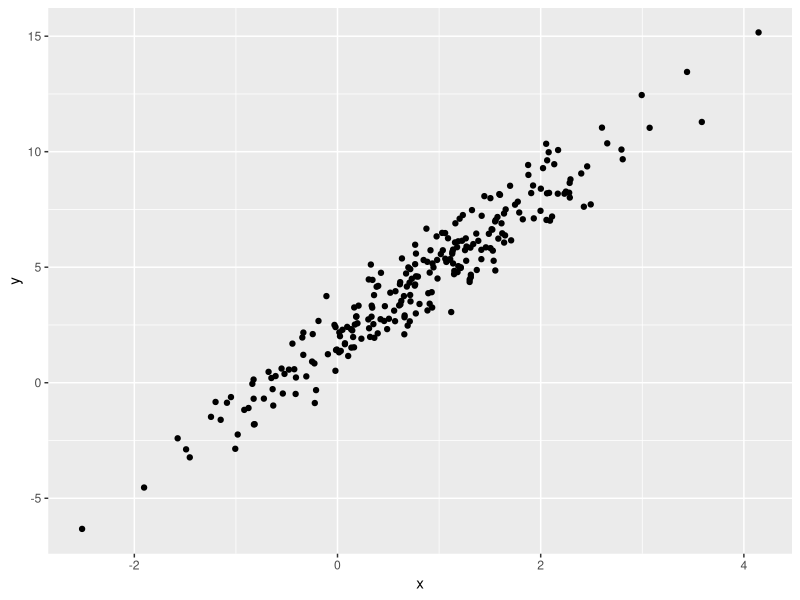

The R source for this figure:
## ---- chunk 1
library(tidyverse)
## ---- chunk 2
n_samp = 250

sim_df_const = 
  tibble(
    x = rnorm(n_samp, 1, 1),
    error = rnorm(n_samp, 0, 1),
    y = 2 + 3 * x + error
  )

sim_df_nonconst = sim_df_const %>% 
  mutate(
  error = error * .75 * x,
  y = 2 + 3 * x + error
)
## ---- chunk 3
sim_df_const %>% 
  ggplot(aes(x = x, y = y)) + geom_point()

## ---- chunk 4
sim_df_const %>% 
  lm(y ~ x, data = .) %>% 
  broom::tidy()
## ---- chunk 5
boostrap_sample = 
  sim_df_nonconst %>% 
  sample_frac(size = 1, replace = TRUE) %>% 
  arrange(x)

lm(y ~ x, data = boostrap_sample)
## ---- chunk 6
boot_sample = function(df) {
  
  sample_frac(df, size = 1, replace = TRUE)
  
}
## ---- chunk 7
boot_strap_df = 
  tibble(
    strap_number = 1:1000,
    strap_sample = rerun(1000, boot_sample(sim_df_nonconst))
  )
## ---- chunk 8
boot_strap_df %>% 
  mutate(
    models = map(.x = strap_sample, ~lm(y ~ x, data = .x)),
    results = map(models, broom::tidy)
  ) %>% 
  select(strap_number, results) %>% 
  unnest(results)
